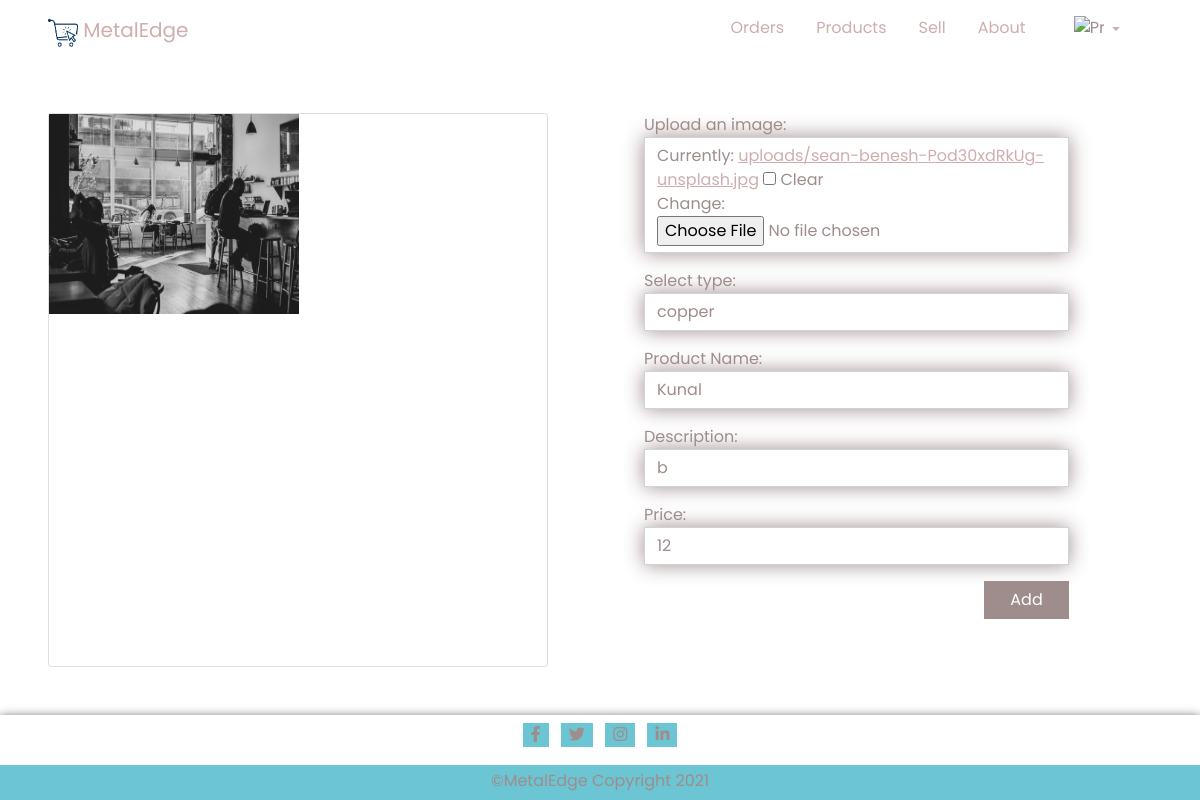
The app's page /sell/productDetail/14 with its own data.
### Sell/models.py (models this page shows)
class Product(models.Model):
    seller = models.ForeignKey(Seller, related_name='products', on_delete=models.CASCADE)
    image = models.ImageField(upload_to='uploads/', blank=True, null=True)
    name = models.CharField(max_length=50,null=True)
    type_choice = {
        ('copper','copper'),
        ('stell','stell'),
        ('aluminium,','aluminium'),
        ('iron','iron'),
        ('brass','brass'),
    }
    type = models.CharField(max_length=50, null=True, choices=type_choice, default='copper')
    description = models.CharField(max_length=300,null=True)
    price = models.IntegerField(null=True)

### Sell/views.py (the view)
# urls.py: path('productDetail/<int:pk>',views.productDetail, name='productDetail'),
def productDetail(request,pk):
    product = Product.objects.get(pk=pk)
    form = ProductForm(instance=product)
    if request.method == 'POST':
        form = ProductForm(request.POST,request.FILES, instance=product)
        if form.is_valid():
            form.save()
    context = {
        'form':form,
        'product':product
    }
    return render(request,'productDetail.html', context )

### Sell/forms.py
class ProductForm(forms.ModelForm):
    class Meta:
        model = Product
        fields = ['image', 'name', 'type', 'description', 'price']
        widgets = {
            'name': forms.TextInput(attrs={'class': 'form-control'}),
            'type': forms.Select(attrs={'class': 'form-control'}),
            'description': forms.TextInput(attrs={'class': 'form-control'}),
            'price': forms.TextInput(attrs={'class': 'form-control'}),
        }

### Sell/templates/productDetail.html (shortened to what this page needs)
{% extends 'sellbasic.html' %}
{% load static %}
{% block body %}
<div class="row g-0">
    <div class="col-md-5 card mx-5 my-5">
        <img src="{{ product.image.url }}" height="200px" width="250px">
    </div>
    <div class="col-md-5 mx-5 my-5">
        <form method="POST" action="" enctype="multipart/form-data">
            <label>Upload an image:</label>
            <div class="form-control mb-3">
            {{form.image}}
            </div>
            <label>Select type:</label>
            <div class="mb-3">
            {{form.type}}
            </div>
            <label>Product Name:</label>
            <div class=" mb-3">
                {{form.name}}
            </div>
            <label> Description:</label>
            <div class=" mb-3">
                {{form.description}}
            </div>
            <label>Price:</label>
            <div class=" mb-2">
                {{form.price}}
            </div>
               <div class="mt-3 mb-5 text-right" >
                 <input class="btn add_btn" type="submit" value="Add">
               </div>
        </form>
    </div>
    </div>
{% endblock %}

### Sell/static/css/sellbasic.css (style rules this page uses)
* { margin: 0px; padding: 0px; color: #9e8d8c; font-family: Poppins; }
img { display: inline-block; }
.nav-link, a { color: #ceaeaf; }

### Sell/static/css/sellers.css (style rules this page uses)
.add_btn { width: 20%; background: #9e8d8c !important; color: white !important; border-radius: 0; }
.form-control { border-radius: 0; width: 85%; outline: 0px !important; color: #9e8d8c; box-shadow: 0 0 0 0 #000, 0 0 20px 0 #9e8d8c; }
.text-right { text-align: right; margin: 0px 15% 0px 0px; }

### records on screen
Product: image (picture), type "copper", name "Kunal", description "b", price "12"
